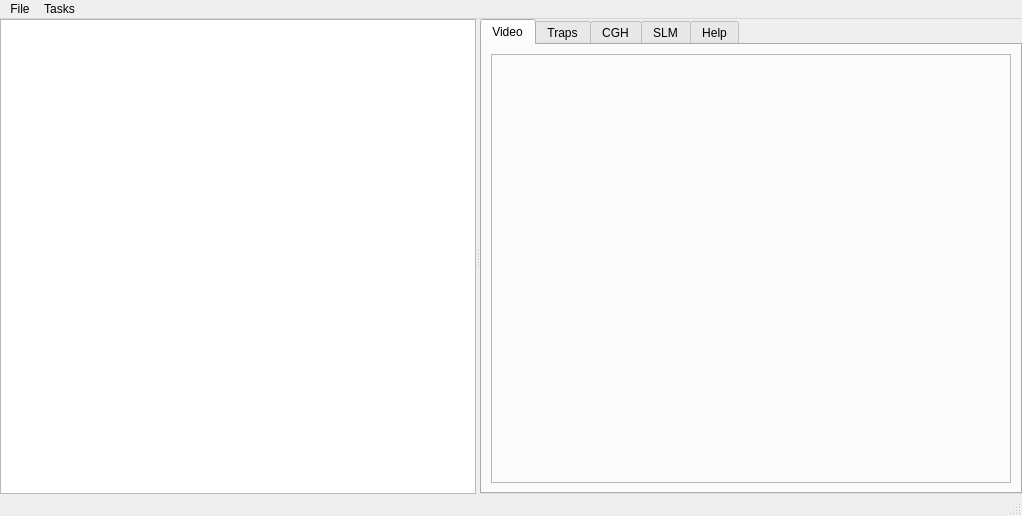
<?xml version="1.0" encoding="UTF-8"?>
<ui version="4.0">
 <class>MainWindow</class>
 <widget class="QMainWindow" name="MainWindow">
  <property name="geometry">
   <rect>
    <x>0</x>
    <y>0</y>
    <width>1022</width>
    <height>516</height>
   </rect>
  </property>
  <property name="windowTitle">
   <string>PyFab</string>
  </property>
  <widget class="QWidget" name="centralwidget">
   <layout class="QVBoxLayout" name="verticalLayout_5">
    <property name="leftMargin">
     <number>0</number>
    </property>
    <property name="topMargin">
     <number>0</number>
    </property>
    <property name="rightMargin">
     <number>0</number>
    </property>
    <property name="bottomMargin">
     <number>0</number>
    </property>
    <item>
     <widget class="QSplitter" name="splitter">
      <property name="orientation">
       <enum>Qt::Horizontal</enum>
      </property>
      <widget class="QFabScreen" name="screen"/>
      <widget class="QTabWidget" name="tabWidget">
       <property name="currentIndex">
        <number>0</number>
       </property>
       <widget class="QWidget" name="videoTab">
        <attribute name="title">
         <string>Video</string>
        </attribute>
        <layout class="QVBoxLayout" name="verticalLayout_2">
         <item>
          <widget class="QDVRWidget" name="dvr">
           <property name="frameShape">
            <enum>QFrame::StyledPanel</enum>
           </property>
           <property name="frameShadow">
            <enum>QFrame::Raised</enum>
           </property>
          </widget>
         </item>
        </layout>
       </widget>
       <widget class="QWidget" name="trapTab">
        <attribute name="title">
         <string>Traps</string>
        </attribute>
        <layout class="QVBoxLayout" name="verticalLayout_3">
         <item>
          <widget class="QTrapWidget" name="traps">
           <property name="frameShape">
            <enum>QFrame::StyledPanel</enum>
           </property>
           <property name="frameShadow">
            <enum>QFrame::Raised</enum>
           </property>
          </widget>
         </item>
        </layout>
       </widget>
       <widget class="QWidget" name="cghTab">
        <attribute name="title">
         <string>CGH</string>
        </attribute>
        <layout class="QVBoxLayout" name="verticalLayout_4">
         <item>
          <widget class="QCGHTree" name="cghTree">
           <attribute name="headerVisible">
            <bool>false</bool>
           </attribute>
           <column>
            <property name="text">
             <string notr="true">1</string>
            </property>
           </column>
          </widget>
         </item>
        </layout>
       </widget>
       <widget class="QWidget" name="slmTab">
        <attribute name="title">
         <string>SLM</string>
        </attribute>
        <layout class="QVBoxLayout" name="verticalLayout_6">
         <item>
          <widget class="QSLMWidget" name="slmView"/>
         </item>
        </layout>
       </widget>
       <widget class="QWidget" name="helpTab">
        <attribute name="title">
         <string>Help</string>
        </attribute>
        <layout class="QVBoxLayout" name="verticalLayout">
         <item>
          <widget class="QWidget" name="helpButtons" native="true">
           <layout class="QHBoxLayout" name="horizontalLayout">
            <item>
             <widget class="QPushButton" name="helpBack">
              <property name="text">
               <string>Back</string>
              </property>
              <property name="icon">
               <iconset theme="QIcon::ThemeIcon::GoPrevious"/>
              </property>
             </widget>
            </item>
            <item>
             <widget class="QPushButton" name="helpHome">
              <property name="text">
               <string>Home</string>
              </property>
              <property name="icon">
               <iconset theme="QIcon::ThemeIcon::GoHome"/>
              </property>
             </widget>
            </item>
            <item>
             <widget class="QPushButton" name="helpForward">
              <property name="layoutDirection">
               <enum>Qt::RightToLeft</enum>
              </property>
              <property name="text">
               <string>Forward</string>
              </property>
              <property name="icon">
               <iconset theme="QIcon::ThemeIcon::GoNext"/>
              </property>
             </widget>
            </item>
           </layout>
          </widget>
         </item>
         <item>
          <widget class="QTextBrowser" name="helpBrowser"/>
         </item>
        </layout>
       </widget>
      </widget>
     </widget>
    </item>
   </layout>
  </widget>
  <widget class="QMenuBar" name="menubar">
   <property name="geometry">
    <rect>
     <x>0</x>
     <y>0</y>
     <width>1022</width>
     <height>37</height>
    </rect>
   </property>
   <widget class="QMenu" name="menuFile">
    <property name="title">
     <string>File</string>
    </property>
    <widget class="QMenu" name="menuExport">
     <property name="title">
      <string>Export</string>
     </property>
     <addaction name="actionSaveImage"/>
     <addaction name="actionSaveImageAs"/>
     <addaction name="actionSaveHologram"/>
     <addaction name="actionSaveHologramAs"/>
    </widget>
    <widget class="QMenu" name="menuPreferences">
     <property name="title">
      <string>Preferences</string>
     </property>
     <addaction name="actionSaveSettings"/>
     <addaction name="actionRestoreSettings"/>
    </widget>
    <addaction name="actionOpenTraps"/>
    <addaction name="actionSaveTraps"/>
    <addaction name="actionSaveTrapsAs"/>
    <addaction name="separator"/>
    <addaction name="menuExport"/>
    <addaction name="separator"/>
    <addaction name="menuPreferences"/>
    <addaction name="separator"/>
    <addaction name="actionQuit"/>
   </widget>
   <widget class="QMenu" name="menuTasks">
    <property name="title">
     <string>Tasks</string>
    </property>
    <widget class="QTrapMenu" name="menuAddTrap">
     <property name="title">
      <string>Add Trap</string>
     </property>
    </widget>
    <addaction name="menuAddTrap"/>
    <addaction name="actionClearTraps"/>
   </widget>
   <addaction name="menuFile"/>
   <addaction name="menuTasks"/>
  </widget>
  <widget class="QStatusBar" name="statusbar"/>
  <action name="actionOpenTraps">
   <property name="text">
    <string>Open Traps ...</string>
   </property>
  </action>
  <action name="actionSaveTraps">
   <property name="text">
    <string>Save Traps</string>
   </property>
  </action>
  <action name="actionSaveTrapsAs">
   <property name="text">
    <string>Save Traps As ...</string>
   </property>
  </action>
  <action name="actionSaveImage">
   <property name="text">
    <string>Save Image</string>
   </property>
  </action>
  <action name="actionQuit">
   <property name="text">
    <string>Quit</string>
   </property>
  </action>
  <action name="actionClearTraps">
   <property name="text">
    <string>Clear Traps</string>
   </property>
  </action>
  <action name="actionRestoreSettings">
   <property name="text">
    <string>Restore Settings</string>
   </property>
  </action>
  <action name="actionSaveSettings">
   <property name="text">
    <string>Save Settings</string>
   </property>
  </action>
  <action name="placeholder">
   <property name="enabled">
    <bool>false</bool>
   </property>
   <property name="text">
    <string>Optical Tweezer</string>
   </property>
  </action>
  <action name="actionSaveImageAs">
   <property name="text">
    <string>Save Image As ...</string>
   </property>
  </action>
  <action name="actionSaveHologram">
   <property name="text">
    <string>Save Hologram</string>
   </property>
  </action>
  <action name="actionSaveHologramAs">
   <property name="text">
    <string>Save Hologram As ...</string>
   </property>
  </action>
 </widget>
 <customwidgets>
  <customwidget>
   <class>QFabScreen</class>
   <extends>QGraphicsView</extends>
   <header>QFab.lib.QFabScreen</header>
   <slots>
    <signal>status(str)</signal>
    <slot>clearTraps()</slot>
    <slot>saveImage()</slot>
   </slots>
  </customwidget>
  <customwidget>
   <class>QDVRWidget</class>
   <extends>QFrame</extends>
   <header>QVideo.dvr.QDVRWidget</header>
   <container>1</container>
  </customwidget>
  <customwidget>
   <class>QTrapWidget</class>
   <extends>QFrame</extends>
   <header>QFab.lib.traps.QTrapWidget</header>
   <container>1</container>
  </customwidget>
  <customwidget>
   <class>QTrapMenu</class>
   <extends>QMenu</extends>
   <header>QFab.lib.traps.QTrapMenu</header>
  </customwidget>
  <customwidget>
   <class>QCGHTree</class>
   <extends>QTreeWidget</extends>
   <header>QFab.lib.holograms.QCGHTree</header>
  </customwidget>
  <customwidget>
   <class>QSLMWidget</class>
   <extends>QGraphicsView</extends>
   <header>QFab.lib.QSLMWidget</header>
  </customwidget>
 </customwidgets>
 <resources/>
 <connections>
  <connection>
   <sender>actionQuit</sender>
   <signal>triggered()</signal>
   <receiver>MainWindow</receiver>
   <slot>close()</slot>
   <hints>
    <hint type="sourcelabel">
     <x>-1</x>
     <y>-1</y>
    </hint>
    <hint type="destinationlabel">
     <x>510</x>
     <y>257</y>
    </hint>
   </hints>
  </connection>
  <connection>
   <sender>helpBack</sender>
   <signal>clicked()</signal>
   <receiver>helpBrowser</receiver>
   <slot>backward()</slot>
   <hints>
    <hint type="sourcelabel">
     <x>763</x>
     <y>110</y>
    </hint>
    <hint type="destinationlabel">
     <x>851</x>
     <y>297</y>
    </hint>
   </hints>
  </connection>
  <connection>
   <sender>helpHome</sender>
   <signal>clicked()</signal>
   <receiver>helpBrowser</receiver>
   <slot>home()</slot>
   <hints>
    <hint type="sourcelabel">
     <x>847</x>
     <y>110</y>
    </hint>
    <hint type="destinationlabel">
     <x>851</x>
     <y>297</y>
    </hint>
   </hints>
  </connection>
  <connection>
   <sender>helpForward</sender>
   <signal>clicked()</signal>
   <receiver>helpBrowser</receiver>
   <slot>forward()</slot>
   <hints>
    <hint type="sourcelabel">
     <x>935</x>
     <y>110</y>
    </hint>
    <hint type="destinationlabel">
     <x>851</x>
     <y>297</y>
    </hint>
   </hints>
  </connection>
  <connection>
   <sender>helpBrowser</sender>
   <signal>backwardAvailable(bool)</signal>
   <receiver>helpBack</receiver>
   <slot>setEnabled(bool)</slot>
   <hints>
    <hint type="sourcelabel">
     <x>851</x>
     <y>297</y>
    </hint>
    <hint type="destinationlabel">
     <x>763</x>
     <y>110</y>
    </hint>
   </hints>
  </connection>
  <connection>
   <sender>helpBrowser</sender>
   <signal>forwardAvailable(bool)</signal>
   <receiver>helpForward</receiver>
   <slot>setEnabled(bool)</slot>
   <hints>
    <hint type="sourcelabel">
     <x>851</x>
     <y>297</y>
    </hint>
    <hint type="destinationlabel">
     <x>935</x>
     <y>110</y>
    </hint>
   </hints>
  </connection>
  <connection>
   <sender>actionClearTraps</sender>
   <signal>triggered()</signal>
   <receiver>screen</receiver>
   <slot>clearTraps()</slot>
   <hints>
    <hint type="sourcelabel">
     <x>-1</x>
     <y>-1</y>
    </hint>
    <hint type="destinationlabel">
     <x>325</x>
     <y>262</y>
    </hint>
   </hints>
  </connection>
  <connection>
   <sender>actionOpenTraps</sender>
   <signal>triggered()</signal>
   <receiver>MainWindow</receiver>
   <slot>openTraps()</slot>
   <hints>
    <hint type="sourcelabel">
     <x>-1</x>
     <y>-1</y>
    </hint>
    <hint type="destinationlabel">
     <x>510</x>
     <y>257</y>
    </hint>
   </hints>
  </connection>
  <connection>
   <sender>actionSaveTraps</sender>
   <signal>triggered()</signal>
   <receiver>MainWindow</receiver>
   <slot>saveTraps()</slot>
   <hints>
    <hint type="sourcelabel">
     <x>-1</x>
     <y>-1</y>
    </hint>
    <hint type="destinationlabel">
     <x>510</x>
     <y>257</y>
    </hint>
   </hints>
  </connection>
  <connection>
   <sender>actionSaveTrapsAs</sender>
   <signal>triggered()</signal>
   <receiver>MainWindow</receiver>
   <slot>saveTrapsAs()</slot>
   <hints>
    <hint type="sourcelabel">
     <x>-1</x>
     <y>-1</y>
    </hint>
    <hint type="destinationlabel">
     <x>510</x>
     <y>257</y>
    </hint>
   </hints>
  </connection>
  <connection>
   <sender>actionSaveImage</sender>
   <signal>triggered()</signal>
   <receiver>MainWindow</receiver>
   <slot>saveImage()</slot>
   <hints>
    <hint type="sourcelabel">
     <x>-1</x>
     <y>-1</y>
    </hint>
    <hint type="destinationlabel">
     <x>510</x>
     <y>257</y>
    </hint>
   </hints>
  </connection>
  <connection>
   <sender>actionSaveImageAs</sender>
   <signal>triggered()</signal>
   <receiver>MainWindow</receiver>
   <slot>saveImageAs()</slot>
   <hints>
    <hint type="sourcelabel">
     <x>-1</x>
     <y>-1</y>
    </hint>
    <hint type="destinationlabel">
     <x>510</x>
     <y>257</y>
    </hint>
   </hints>
  </connection>
  <connection>
   <sender>actionSaveHologram</sender>
   <signal>triggered()</signal>
   <receiver>MainWindow</receiver>
   <slot>saveHologram()</slot>
   <hints>
    <hint type="sourcelabel">
     <x>-1</x>
     <y>-1</y>
    </hint>
    <hint type="destinationlabel">
     <x>510</x>
     <y>257</y>
    </hint>
   </hints>
  </connection>
  <connection>
   <sender>actionSaveHologramAs</sender>
   <signal>triggered()</signal>
   <receiver>MainWindow</receiver>
   <slot>saveHologramAs()</slot>
   <hints>
    <hint type="sourcelabel">
     <x>-1</x>
     <y>-1</y>
    </hint>
    <hint type="destinationlabel">
     <x>510</x>
     <y>257</y>
    </hint>
   </hints>
  </connection>
  <connection>
   <sender>actionSaveSettings</sender>
   <signal>triggered()</signal>
   <receiver>MainWindow</receiver>
   <slot>saveSettings()</slot>
   <hints>
    <hint type="sourcelabel">
     <x>-1</x>
     <y>-1</y>
    </hint>
    <hint type="destinationlabel">
     <x>510</x>
     <y>257</y>
    </hint>
   </hints>
  </connection>
  <connection>
   <sender>actionRestoreSettings</sender>
   <signal>triggered()</signal>
   <receiver>MainWindow</receiver>
   <slot>restoreSettings()</slot>
   <hints>
    <hint type="sourcelabel">
     <x>-1</x>
     <y>-1</y>
    </hint>
    <hint type="destinationlabel">
     <x>510</x>
     <y>257</y>
    </hint>
   </hints>
  </connection>
 </connections>
 <slots>
  <slot>setStatus(str)</slot>
  <slot>openTraps()</slot>
  <slot>saveTraps()</slot>
  <slot>saveTrapsAs()</slot>
  <slot>saveImage()</slot>
  <slot>saveImageAs()</slot>
  <slot>saveHologram()</slot>
  <slot>saveHologramAs()</slot>
  <slot>saveSettings()</slot>
  <slot>restoreSettings()</slot>
 </slots>
</ui>
